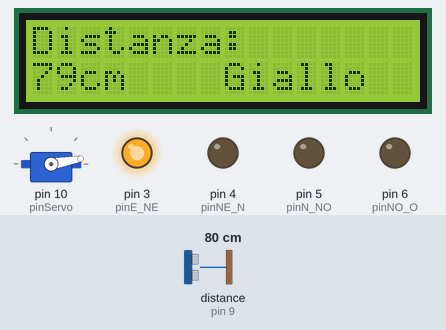
Bench run of a sketch on a simulated Arduino Uno, built with avr-gcc and run on an emulated ATmega328P. On the bench: 16×2 character LCD, servo, output pins drawn as LEDs (lit = HIGH). Wiring (inferred from the names in the program): ultrasonic range finder: trigger pin 8; echo pin 9. Inputs (shaded band) come from the test bench; at power-on: distance to the obstacle (sensor on pin 9) 80 cm. The echo pulse lasts 58.3 µs per cm; pins used as bus, display or sensor lines are not drawn.

Above: at 3.2 s.
3.3 s: distance to the obstacle (sensor on pin 9) set to 2 cm
At 3.53 s:
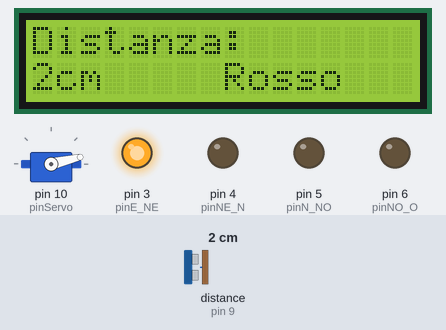
5.0 s: distance to the obstacle (sensor on pin 9) set to 98 cm
At 5.21 s:
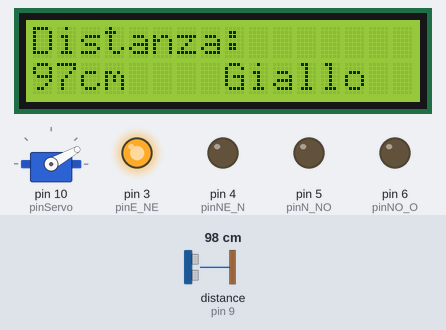
6.8 s: distance to the obstacle (sensor on pin 9) set to 106 cm
At 6.97 s:
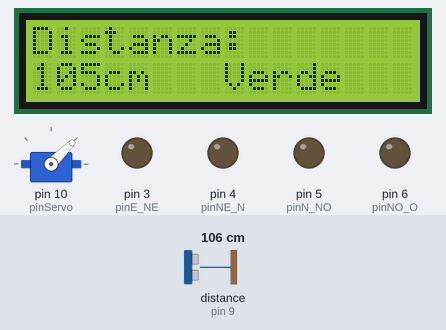
8.6 s: distance to the obstacle (sensor on pin 9) set to 4 cm
At 8.84 s:
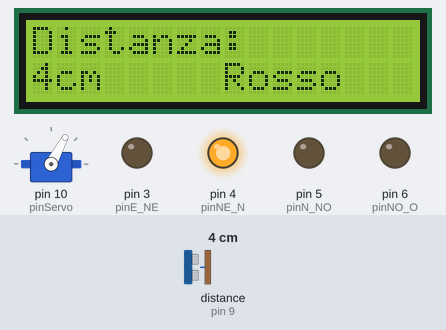
10.5 s: distance to the obstacle (sensor on pin 9) set to 120 cm
At 10.74 s:
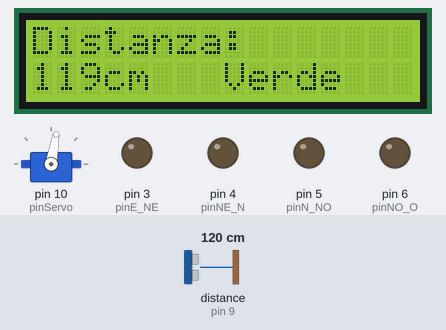
12.5 s: distance to the obstacle (sensor on pin 9) set to 9 cm
At 12.73 s:
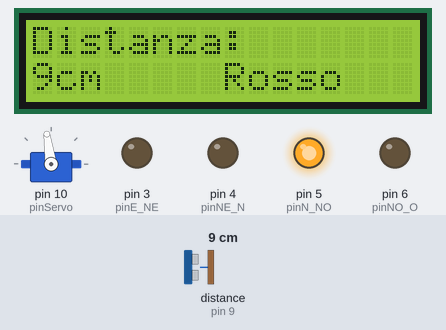
Timing chart, 0 to 18.1 s (numbered marks = the images above; inputs shaded):
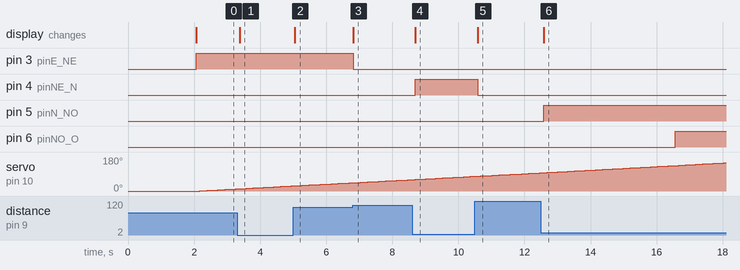

The sketch:

radar.ino
```cpp
// Librerie
#include <Servo.h>
#include <LiquidCrystal.h>

// Pin sensore ultrasuoni
int pinTrig = 8;
int pinEcho = 9;
int pinServo = 10;

// Pin LED direzionali
int pinNO_O = 6;
int pinN_NO = 5;
int pinNE_N = 4;
int pinE_NE = 3;

// Pin display LCD
int rs = 12;
int en = 13;
int d4 = 11;
int d5 = 7;
int d6 = 2;
int d7 = 1;

// Oggetti principali
Servo myservo;
LiquidCrystal lcd(rs, en, d4, d5, d6, d7);

// Variabili globali
long durata;
float distanza;
int gradi;

// Soglie di distanza
int rangeVerde = 100;
int rangeRosso = 40;

//range angolare
int gradiOvest = 180;
int gradiNord_Ovest=135;
int gradiNord=90;
int gradiNord_Est=45;
int gradiEst=0;

// Misura la distanza in cm
int calcoloDistanza() {
  digitalWrite(pinTrig, LOW);
  delayMicroseconds(2);
  digitalWrite(pinTrig, HIGH);
  delayMicroseconds(10);
  digitalWrite(pinTrig, LOW);

  durata = pulseIn(pinEcho, HIGH);
  distanza = durata * 0.034 / 2;

  return distanza;
}

// Aggiorna il LED in base all'angolo
void accensioneLedPos() {
  if (gradi >= gradiEst && gradi < gradiNord_Est) {
    if (distanza < rangeVerde && distanza >= rangeRosso || distanza < rangeRosso) {
      digitalWrite(pinE_NE, HIGH);
    } else {
      digitalWrite(pinE_NE, LOW);
    }
  } else if (gradi >= gradiNord_Est && gradi < gradiNord) {
    if (distanza < rangeVerde && distanza >= rangeRosso || distanza < rangeRosso) {
      digitalWrite(pinNE_N, HIGH);
    } else {
      digitalWrite(pinNE_N, LOW);
    }
  } else if (gradi >= gradiNord && gradi < gradiNord_Ovest) {
    if (distanza < rangeVerde && distanza >= rangeRosso || distanza < rangeRosso) {
      digitalWrite(pinN_NO, HIGH);
    } else {
      digitalWrite(pinN_NO, LOW);
    }
  } else if (gradi >= gradiNord_Est && gradi < gradiOvest) {
    if (distanza < rangeVerde && distanza >= rangeRosso || distanza < rangeRosso) {
      digitalWrite(pinNO_O, HIGH);
    } else {
      digitalWrite(pinNO_O, LOW);
    }
  }
}

// Scrive la distanza sul display
void aggiornaLcd() {
  lcd.setCursor(0, 1);
  lcd.print("                ");
  lcd.setCursor(0, 1);
  lcd.print(distanza, 0);
  lcd.print("cm");

  lcd.setCursor(8, 1);
  if (distanza >= rangeVerde) {
    lcd.print("Verde");
  } else if (distanza >= rangeRosso) {
    lcd.print("Giallo");
  } else {
    lcd.print("Rosso");
  }
}

// Inizializzazione
void setup() {
  pinMode(pinNO_O, OUTPUT);
  pinMode(pinN_NO, OUTPUT);
  pinMode(pinNE_N, OUTPUT);
  pinMode(pinE_NE, OUTPUT);

  pinMode(pinTrig, OUTPUT);
  pinMode(pinEcho, INPUT);

  lcd.begin(16, 2);
  lcd.setCursor(0, 0);
  lcd.print("Distanza:");

  myservo.attach(pinServo);
  myservo.write(0);
  delay(2000);
}

// Ciclo principale
void loop() {
  for (gradi = 0; gradi <= 180; gradi++) {
    myservo.write(gradi);
    calcoloDistanza();
	accensioneLedPos();
	aggiornaLcd();
	delay(100);
  }

  for (gradi = 180; gradi >= 0; gradi--) {
    myservo.write(gradi);
    calcoloDistanza();
	accensioneLedPos();
	aggiornaLcd();
	delay(100);
  }
}
```

Measured:
- the behaviour switches between 101 and 102 cm on distance to the obstacle (sensor on pin 9) (found by bisection; images 2 and 3)
- after the input at 3.3 s, the display: changes after 0.08 s (image 1)
- after the input at 5.0 s, the display: changes after 0.05 s (image 2)
- after the input at 6.8 s, pin 3 (pinE_NE): HIGH → LOW at once; pin 4 (pinNE_N): stays LOW (without the input it goes to HIGH after 0.13 s); the display: changes at once (image 3)
- after the input at 8.6 s, pin 4 (pinNE_N): LOW → HIGH after 0.09 s; the display: changes after 0.10 s (image 4)
- after the input at 10.5 s, pin 4 (pinNE_N): HIGH → LOW after 0.08 s; pin 5 (pinN_NO): stays LOW (without the input it goes to HIGH after 1.2 s); the display: changes after 0.08 s (image 5)
- after the input at 12.5 s, pin 5 (pinN_NO): LOW → HIGH after 0.08 s; pin 6 (pinNO_O): LOW → HIGH after 4.1 s; the display: changes after 0.09 s (image 6)
